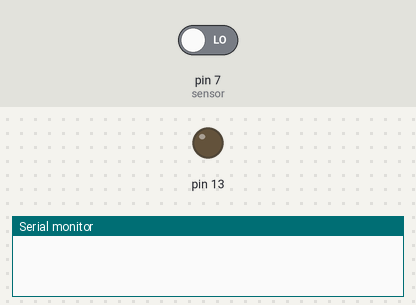
Recording of a sketch running on a simulated Arduino Uno, built with avr-gcc and run on an emulated ATmega328P. Shown: output pins drawn as LEDs (lit = HIGH), the last lines printed to the serial monitor. The test bench sets the inputs (shaded band); at power-on: pin 7 (sensor) LOW.

Above: at 1.2 s.
1.3 s: pin 7 (sensor) driven HIGH
At 1.7 s:
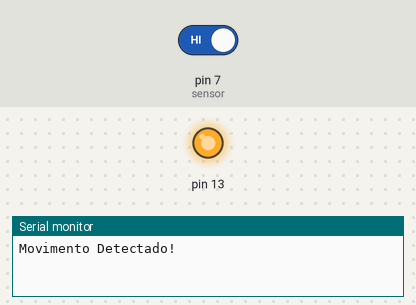
2.8 s: pin 7 (sensor) driven LOW
At 4.0 s:
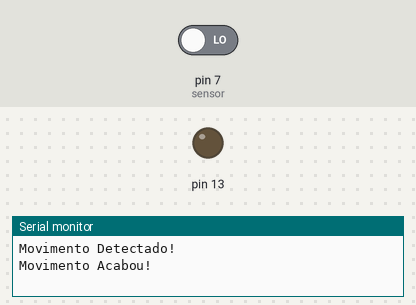
Timing chart, 0 to 5.8 s (numbered marks = the images above; inputs shaded):
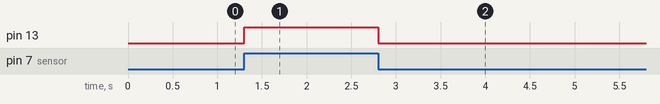

Measured:
- after the input at 1.3 s, pin 13: LOW → HIGH at once
- after the input at 2.8 s, pin 13: HIGH → LOW at once

The sketch:

Movimento.ino
```cpp
#define sensor 7

bool mov = false;

void setup() {
  pinMode(sensor, INPUT);
  pinMode(13, OUTPUT);

  Serial.begin(9600);
}

void loop() {
  if (digitalRead(sensor) == HIGH){
    digitalWrite(13, HIGH);

    if (mov == false) {
      Serial.println("Movimento Detectado!");
      mov= true;
      }
    }else{
      digitalWrite(13,LOW);
      if (mov == true){
         Serial.println("Movimento Acabou!");
         mov= false;
        }
      }

}
```
